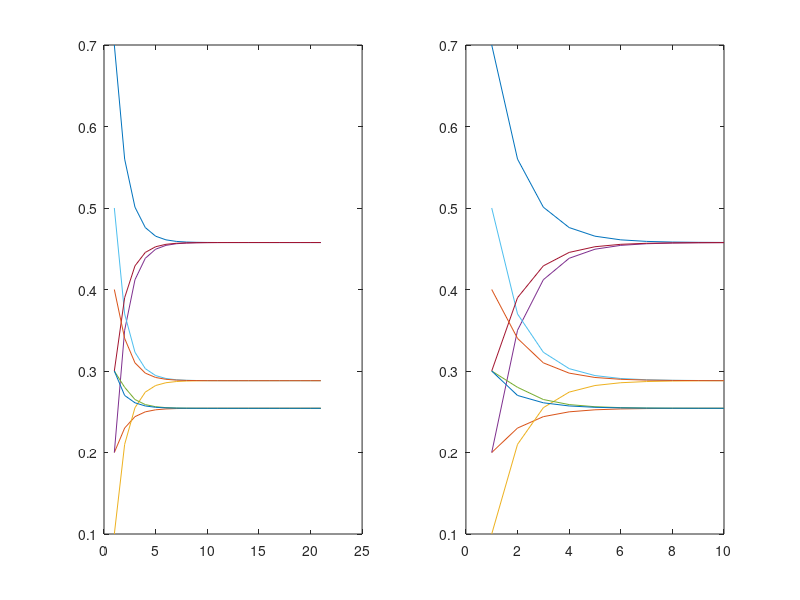

Reproduce this figure in MATLAB.
T = [0.7 0.2 0.3;
    0.2 0.3 0.3;
    0.1 0.5 0.4];

X0 = [1; 0; 0];
X1 = T^2 * X0;
PChuva_X2 = X1(3)

pT20 = T(:);
helper = T;
for i = 1:20
    helper = T * helper;
    pT20 = [pT20 helper(:)];
end

subplot(1, 2, 1);
plot(pT20');

p0_20_min = T(:);
helper = T;
diff = 1;
while diff > 10^-4
    X1 = T * helper;
    diff = max(abs(X1 - helper));
    helper = X1;
    p0_20_min = [p0_20_min, helper(:)];
end

subplot(1, 2, 2);
plot(p0_20_min');